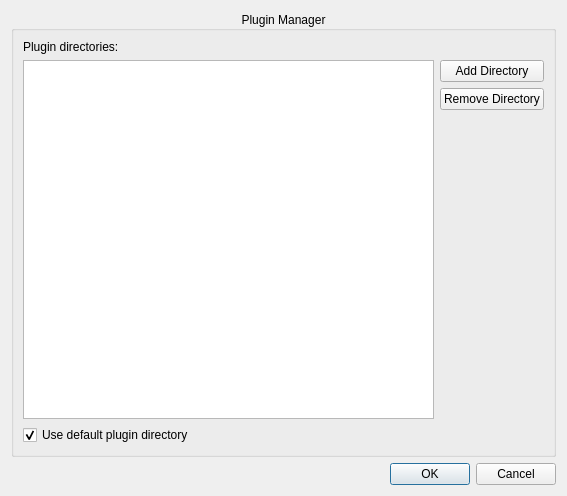
<?xml version="1.0" encoding="UTF-8"?>
<ui version="4.0">
 <class>PluginManagerDialog</class>
 <widget class="QDialog" name="PluginManagerDialog">
  <property name="geometry">
   <rect>
    <x>0</x>
    <y>0</y>
    <width>567</width>
    <height>496</height>
   </rect>
  </property>
  <property name="windowTitle">
   <string>Plugin Manager</string>
  </property>
  <layout class="QVBoxLayout" name="verticalLayout">
   <item>
    <widget class="QGroupBox" name="groupBox">
     <property name="title">
      <string>Plugin Manager</string>
     </property>
     <property name="alignment">
      <set>Qt::AlignCenter</set>
     </property>
     <property name="flat">
      <bool>false</bool>
     </property>
     <layout class="QVBoxLayout" name="verticalLayout_4">
      <item>
       <widget class="QLabel" name="label">
        <property name="text">
         <string>Plugin directories:</string>
        </property>
       </widget>
      </item>
      <item>
       <layout class="QHBoxLayout" name="horizontalLayout">
        <item>
         <layout class="QVBoxLayout" name="verticalLayout_3">
          <item>
           <widget class="QListWidget" name="directoryListing"/>
          </item>
          <item>
           <widget class="QCheckBox" name="defaultPluginCheckBox">
            <property name="text">
             <string>Use default plugin directory</string>
            </property>
            <property name="checked">
             <bool>true</bool>
            </property>
           </widget>
          </item>
         </layout>
        </item>
        <item>
         <layout class="QVBoxLayout" name="verticalLayout_2">
          <item>
           <widget class="QPushButton" name="addButton">
            <property name="text">
             <string>Add Directory</string>
            </property>
           </widget>
          </item>
          <item>
           <widget class="QPushButton" name="removeButton">
            <property name="text">
             <string>Remove Directory</string>
            </property>
           </widget>
          </item>
          <item>
           <spacer name="verticalSpacer">
            <property name="orientation">
             <enum>Qt::Vertical</enum>
            </property>
            <property name="sizeHint" stdset="0">
             <size>
              <width>20</width>
              <height>40</height>
             </size>
            </property>
           </spacer>
          </item>
         </layout>
        </item>
       </layout>
      </item>
     </layout>
    </widget>
   </item>
   <item>
    <widget class="QDialogButtonBox" name="buttonBox">
     <property name="orientation">
      <enum>Qt::Horizontal</enum>
     </property>
     <property name="standardButtons">
      <set>QDialogButtonBox::Cancel|QDialogButtonBox::Ok</set>
     </property>
    </widget>
   </item>
  </layout>
 </widget>
 <resources/>
 <connections>
  <connection>
   <sender>buttonBox</sender>
   <signal>accepted()</signal>
   <receiver>PluginManagerDialog</receiver>
   <slot>accept()</slot>
   <hints>
    <hint type="sourcelabel">
     <x>248</x>
     <y>254</y>
    </hint>
    <hint type="destinationlabel">
     <x>157</x>
     <y>274</y>
    </hint>
   </hints>
  </connection>
  <connection>
   <sender>buttonBox</sender>
   <signal>rejected()</signal>
   <receiver>PluginManagerDialog</receiver>
   <slot>reject()</slot>
   <hints>
    <hint type="sourcelabel">
     <x>316</x>
     <y>260</y>
    </hint>
    <hint type="destinationlabel">
     <x>286</x>
     <y>274</y>
    </hint>
   </hints>
  </connection>
 </connections>
</ui>
